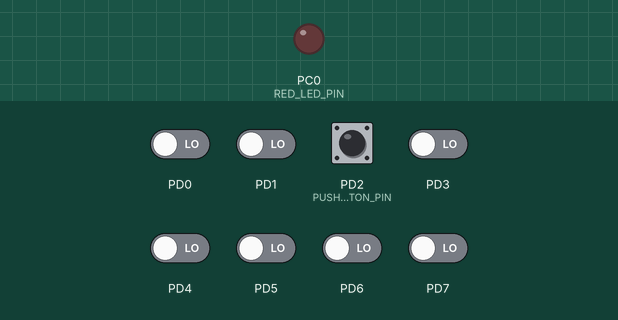
A program run on a simulated ATmega32, built with avr-gcc and emulated at 16 MHz. On the bench: output pins drawn as LEDs (lit = HIGH). The inputs (shaded band) are chosen by the test bench; at power-on: PD2 (PUSHBUTTON_PIN) HIGH, PD0, PD1, PD3–7 LOW.

Above: at 1.2 s.
1.3 s: PD2 (PUSHBUTTON_PIN) pulled LOW for 0.15 s
At 2.0 s:
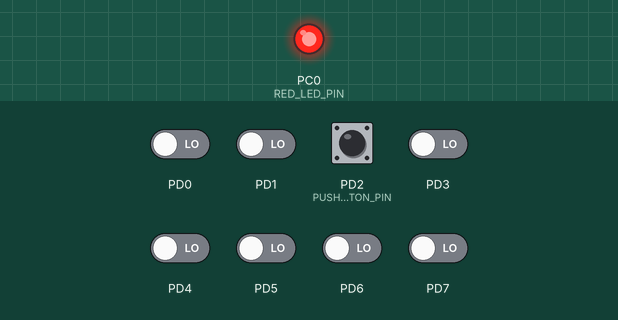
2.9 s: PD2 (PUSHBUTTON_PIN) pulled LOW for 1 s
At 4.5 s:
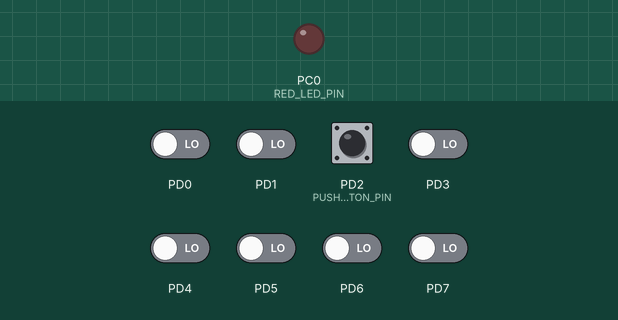
Timing chart, 0 to 6.0 s (numbered marks = the images above; inputs shaded):
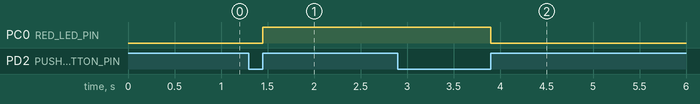

The program:

main.c
```c
/*
 * lab1.c
 *
 * Created: 5/9/2022 4:00:40 PM
 * Author : Tantawy
 */


#define F_CPU 16000000UL
#include "util/delay.h"
#include "Dio.h"
#include "Led.h"
#include "Pushbutton.h"

int main(void)
{
    /* Replace with your application code */

	H_Led_Init(RED_LED_PIN);

	H_PushButton_Init();
	u8 x=0;

    while (1)
    {
		x = H_PushButton_Read();
		/*while(x==PRESSED)
		{
			x = H_PushButton_Read();
			H_Led_On(RED_LED_PIN);
		}
			H_Led_Off(RED_LED_PIN);
			*/
		if(x==PRESSED)
		{
			H_Led_Tog(RED_LED_PIN);
		}
	}
	return 0;
}
```

Std.h
```c
/*
 * Std.h
 *
 * Created: 5/10/2022 10:56:17 AM
 *  Author: Tantawy
 */


#ifndef STD_H_
#define STD_H_


typedef unsigned char  u8;
typedef unsigned short u16;
typedef unsigned long  u32;
typedef signed char    s8;
typedef signed short   s16;
typedef signed long    s32;
typedef float          f32;
typedef double         f64;


#endif /* STD_H_ */
```

LedCfg.h
```c
/*
 * LedCfg.h
 *
 * Created: 5/10/2022 12:53:39 PM
 *  Author: Tantawy
 */


#ifndef LEDCFG_H_
#define LEDCFG_H_

//---------------_SELECT_THE_MC_PINS_-----------------
#define BLU_LED_PIN		PC2
#define RED_LED_PIN		PC0
#define GRN_LED_PIN		PC1
//---------------_SELECT_THE_TIME_TO_HOLD_THE_LED_-----------------
#define BLINK_TIME		100


#endif /* LEDCFG_H_ */
```

PushbuttonCfg.h
```c
/*
 * PushbuttonCfg.h
 *
 * Created: 5/11/2022 10:01:52 AM
 *  Author: Tantawy
 */


#ifndef PUSHBUTTONCFG_H_
#define PUSHBUTTONCFG_H_


//-------------------------_MACROS_----------------------

//-----------------------_PUSH_BUTTON_PINS_----------------------
#define PUSHBUTTON_PIN	PD2
//----------------------_PUSH_BUTTON_MODES_-----------------------
// OPTION 1- ACTIVE_LOW
// OPTION 2- ACTIVE_HIGH
#define   PUSHBUTTON_MODE  ACTIVE_LOW
//---------------_SELECT_THE_DEBOUNCING_TIME_-----------------
#define BLINK_TIME		100
#endif /* PUSHBUTTONCFG_H_ */
```

Led.c
```c
/*
 * Led.c
 *
 * Created: 5/10/2022 12:53:20 PM
 *  Author: Tantawy
 */

#include "Led.h"
#include "Dio.h"

/*
this function to initialize the led
make the pin output
*/
void H_Led_Init(u8 local_u8_Led)
{
	M_Dio_PinMode(local_u8_Led,OUTPUT);
}

/*
function to turn the led on
*/
void H_Led_On(u8 local_u8_Led)
{

	M_Dio_PinWrite(local_u8_Led,HIGH);
}

/*
function to turn the led off
*/
void H_Led_Off(u8 local_u8_Led)
{
	M_Dio_PinWrite(local_u8_Led,LOW);
}
/*
function to turn the led off if it is on
and turn it on if it is off
*/
void H_Led_Tog(u8 local_u8_Led)
{
	M_Dio_pinTog(local_u8_Led);
}

/*
turn the led on and hold it for a selected time and turn it on
*/
void H_Led_BlinkOnce(u8 local_u8_Led)
{
	M_Dio_PinWrite(local_u8_Led,HIGH);
	_delay_ms(BLINK_TIME);
	M_Dio_PinWrite(local_u8_Led,LOW);
}
/*
turn the led on and hold it for a selected time and turn it on
make it twice
*/
void H_Led_Blinktwice(u8 local_u8_Led)
{
	H_Led_BlinkOnce(local_u8_Led);
	_delay_ms(BLINK_TIME);
	H_Led_BlinkOnce(local_u8_Led);
}
```

Led.h
```c
/*
 * Led.h
 *
 * Created: 5/10/2022 12:53:03 PM
 *  Author: Tantawy
 */


#ifndef LED_H_
#define LED_H_


//-------------------------_MACROS_------------------

#define RED_LED		1
#define BLU_LED		2
#define GRN_LED		3
//-------------------------_INCLUDES_------------------
#include "LedCfg.h"
#include "util/delay.h"
#include "Std.h"
//-------------------------_PROTOTYPES_------------------------
void H_Led_Init(u8 local_u8_Led);  // Initialize the pins of led
void H_Led_On(u8 local_u8_Led);
void H_Led_Off(u8 local_u8_Led);
void H_Led_Tog(u8 local_u8_Led);
void H_Led_BlinkOnce(u8 local_u8_Led);
void H_Led_Blinktwice(u8 local_u8_Led);


#endif /* LED_H_ */
```

Pushbutton.c
```c
/*
 * Pushbutton.c
 *
 * Created: 5/11/2022 10:01:05 AM
 *  Author: Tantawy
 */

#include "Pushbutton.h"

void H_PushButton_Init(void)
{
	M_Dio_PinMode(PUSHBUTTON_PIN , INPUT);
}

//--------------------------------------------------------------------------
u8 H_PushButton_Read(void)
{
	u8 Local_u8_Reading = RELEASED;
	if(M_Dio_PinGet(PUSHBUTTON_PIN) == PRESSED)
	{
		_delay_ms(BLINK_TIME); // to solve the bouncing problem
		if ( M_Dio_PinGet(PUSHBUTTON_PIN) == PRESSED)
		{
			Local_u8_Reading = PRESSED;
			//if the button still pressed hold until released
			while( M_Dio_PinGet(PUSHBUTTON_PIN) == PRESSED);
		}
	}
	return Local_u8_Reading;
}
```

Pushbutton.h
```c
/*
 * Pushbutton.h
 *
 * Created: 5/11/2022 10:01:30 AM
 *  Author: Tantawy
 */


#ifndef PUSHBUTTON_H_
#define PUSHBUTTON_H_

//--------------------_INCLUDES_--------------------------
#include "Std.h"
#include "Dio.h"
#include "PushbuttonCfg.h"
#define F_CPU 16000000UL
#include "util/delay.h"

//---------------------_MACROS_-----------------------------
//push button modes MACROS
#define ACTIVE_LOW		0
#define ACTIVE_HIGH		1
// Conditions of PUSH buttons modes
#if PUSHBUTTON_MODE == ACTIVE_LOW

#define PRESSED			0
#define RELEASED		1

#elif PUSHBUTTON_MODE == ACTIVE_HIGH

#define PRESSED			1
#define RELEASED		0

#endif

//----------------_PROTOTYPES_---------------------------
void H_PushButton_Init(void);
u8 H_PushButton_Read(void);


#endif /* PUSHBUTTON_H_ */
```

BitMath.h
```c
/*
 * BitMath.h
 *
 * Created: 5/10/2022 10:19:05 AM
 *  Author: Tantawy
 */


#ifndef BITMATH_H_
#define BITMATH_H_

#define Setbit(reg,bit)			reg|=(1<<bit);
#define Clrbit(reg,bit)			reg&=~(1<<bit);
#define Togbit(reg,bit)			reg^=(1<<bit);
#define Getbit(reg,bit)			1&(reg>>bit);


#endif /* BITMATH_H_ */
```

Dio.c
```c
/*
 * Dio.c
 *
 * Created: 5/10/2022 10:00:46 AM
 *  Author: Tantawy
 */

#include "Dio.h"
#include "BitMath.h"

//-------_function_to_select_the_pins_modes_-----------------------------
// take two arguments one to select the port and the pin
// and another to select out or input (mode)
void M_Dio_PinMode(u8 Local_u8_num , u8 Local_u8_Mode)
{
	// variable to select the pin number ->
	//ex:Local_u8_num =PA4 = (14) mean pin 4
	u8 Local_u8_Pin = Local_u8_num %10;
	// variable to select the port -> (14) mean port 1(A)
	u8 local_u8_Port = Local_u8_num /10;

	switch(Local_u8_Mode) // switch the mode is input or output
	{
		case INPUT:
		{
			switch(local_u8_Port) // switch the port (A,B,C,D)
			{
				case PORT_A:	Clrbit(DDRA,Local_u8_Pin);	 break;
				case PORT_B:	Clrbit(DDRB,Local_u8_Pin);	 break;
				case PORT_C:	Clrbit(DDRC,Local_u8_Pin);	 break;
				case PORT_D:	Clrbit(DDRD,Local_u8_Pin);	 break;
				default:								 break;
			}// switch port
		}
		break;// Case input
		case OUTPUT:
		{
			switch(local_u8_Port) // select the port
			{
				case PORT_A:	Setbit(DDRA,Local_u8_Pin);	 break;
				case PORT_B:	Setbit(DDRB,Local_u8_Pin);	 break;
				case PORT_C:	Setbit(DDRC,Local_u8_Pin);	 break;
				case PORT_D:	Setbit(DDRD,Local_u8_Pin);	 break;
				default:								 break;
			}// switch port
		}
		break;//case output
		default:
		break;//default

	}// switch mode

}// DIO pin mode function

/*******************************************************************************************************/
void M_Dio_PinWrite(u8 Local_u8_num , u8 Local_u8_Mode)
{
	// variable to select the pin number
	u8 Local_u8_Pin = Local_u8_num %10;
	// variable to select the port
	u8 local_u8_Port = Local_u8_num /10;

	switch(Local_u8_Mode)
	{
		case LOW:
		{
			switch(local_u8_Port) // select the port
			{
				case PORT_A:	Clrbit(PORTA,Local_u8_Pin);	 break;
				case PORT_B:	Clrbit(PORTB,Local_u8_Pin);	 break;
				case PORT_C:	Clrbit(PORTC,Local_u8_Pin);	 break;
				case PORT_D:	Clrbit(PORTD,Local_u8_Pin);	 break;
				default:								 break;
			}// switch port
		}
		break;// Case input
		case HIGH:
		{
			switch(local_u8_Port) // select the port
			{
				case PORT_A:	Setbit(PORTA,Local_u8_Pin);	 break;
				case PORT_B:	Setbit(PORTB,Local_u8_Pin);	 break;
				case PORT_C:	Setbit(PORTC,Local_u8_Pin);	 break;
				case PORT_D:	Setbit(PORTD,Local_u8_Pin);	 break;
				default:								 break;
			}// switch port
		}
		break;//case output
		default:
		break;//default

	}// switch mode

}

//----------------------------------------------------------------

void M_Dio_pinTog(u8 Local_u8_num)
{
	// variable to select the pin number
	u8 Local_u8_Pin = Local_u8_num %10;
	// variable to select the port
	u8 local_u8_Port = Local_u8_num /10;

	switch(local_u8_Port) // select the port
	{
		case PORT_A:	Togbit(PORTA,Local_u8_Pin);	 break;
		case PORT_B:	Togbit(PORTB,Local_u8_Pin);	 break;
		case PORT_C:	Togbit(PORTC,Local_u8_Pin);	 break;
		case PORT_D:	Togbit(PORTD,Local_u8_Pin);	 break;
		default:								 break;
	}// switch port
}

//----------------------------------------------------------------------------

u8   M_Dio_PinGet(u8 Local_u8_num)
{
	// variable to select the pin number
	u8 Local_u8_Pin = Local_u8_num %10;
	// variable to select the port
	u8 local_u8_Port = Local_u8_num /10;

	u8 Local_u8_Reading = 0;
	switch(local_u8_Port) // select the port
	{
		case PORT_A:Local_u8_Reading=Getbit(PINA,Local_u8_Pin);	 break;
		case PORT_B:Local_u8_Reading=Getbit(PINB,Local_u8_Pin);	 break;
		case PORT_C:Local_u8_Reading=Getbit(PINC,Local_u8_Pin);	 break;
		case PORT_D:Local_u8_Reading=Getbit(PIND,Local_u8_Pin);	 break;
		default:													 break;
	}// switch port

	return Local_u8_Reading;
}
```

Dio.h
```c
/*
 * Dio.h
 *
 * Created: 5/10/2022 10:01:12 AM
 *  Author: Tantawy
 */


#ifndef DIO_H_
#define DIO_H_

//---------------_MACROS_-----------------
#define LOW		0
#define HIGH	1

#define INPUT	0
#define OUTPUT	1

#define PORT_A	1
#define PORT_B	2
#define PORT_C	3
#define PORT_D	4


#define PA0		10
#define PA1		11
#define PA2		12
#define PA3		13
#define PA4		14
#define PA5		15
#define PA6		16
#define PA7		17


#define PB0		20
#define PB1		21
#define PB2		22
#define PB3		23
#define PB4		24
#define PB5		25
#define PB6		26
#define PB7		27


#define PC0		30
#define PC1		31
#define PC2		32
#define PC3		33
#define PC4		34
#define PC5		35
#define PC6		36
#define PC7		37


#define PD0		40
#define PD1		41
#define PD2		42
#define PD3		43
#define PD4		44
#define PD5		45
#define PD6		46
#define PD7		47


//-------------- _INCLUDE_FILES_ ------------------

#include "Std.h"
#include "BitMath.h"
#include "Reg.h"

//-------------------_PROTOTYPES_------------------

void M_Dio_PinMode(u8 Local_u8_num , u8 Local_u8_Mode);
void M_Dio_PinWrite(u8 Local_u8_num , u8 Local_u8_Mode);
void M_Dio_pinTog(u8 Local_u8_num);
u8   M_Dio_PinGet(u8 Local_u8_num);


#endif /* DIO_H_ */
```

Reg.h
```c
/*
 * Reg.h
 *
 * Created: 5/10/2022 10:31:06 AM
 *  Author: Tantawy
 */


#ifndef REG_H_
#define REG_H_

//--------------_REGs_ADDRESSES_-------------------

#define DDRA	*(volatile char *)0x3A
#define PORTA	*(volatile char *)0x3B
#define PINA    *(volatile char *)0x39

#define DDRB	*(volatile char *)0x37
#define PORTB	*(volatile char *)0x38
#define PINB    *(volatile char *)0x36


#define DDRC	*(volatile char *)0x34
#define PORTC	*(volatile char *)0x35
#define PINC    *(volatile char *)0x33


#define DDRD	*(volatile char *)0x31
#define PORTD	*(volatile char *)0x32
#define PIND    *(volatile char *)0x30


#endif /* REG_H_ */
```

Measured:
- after the input at 1.3 s, PC0 (RED_LED_PIN): LOW → HIGH after 0.15 s
- after the input at 2.9 s, PC0 (RED_LED_PIN): HIGH → LOW after 1.0 s
